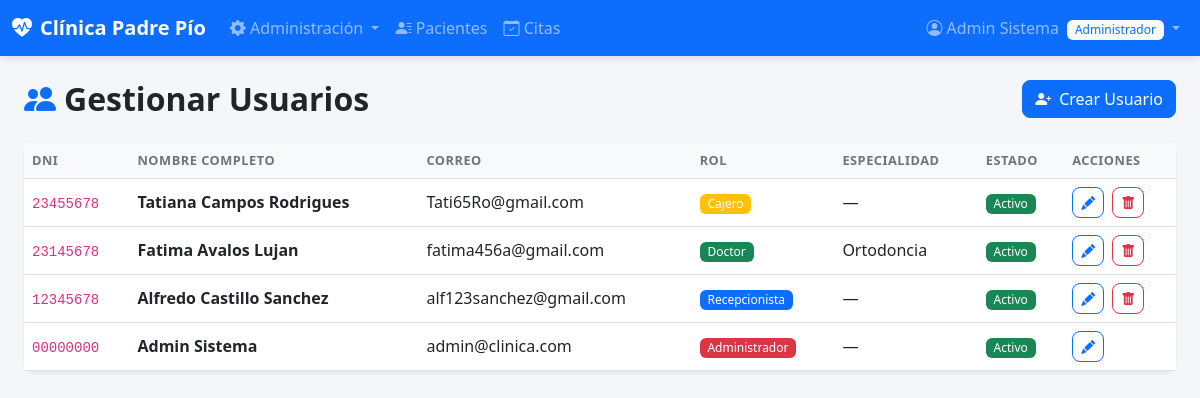
Screenshot of /admin/usuarios (signed in) with the database file from the repository.
### tables this page shows
CREATE TABLE usuarios (
            id INTEGER PRIMARY KEY AUTOINCREMENT,
            dni TEXT UNIQUE NOT NULL,
            nombres TEXT NOT NULL,
            apellidos TEXT NOT NULL,
            correo TEXT UNIQUE NOT NULL,
            telefono TEXT,
            rol TEXT NOT NULL CHECK(rol IN ('administrador','recepcionista','doctor','cajero')),
            contrasena TEXT NOT NULL,
            especialidad TEXT,
            estado TEXT DEFAULT 'activo' CHECK(estado IN ('activo','inactivo')),
            fecha_creacion TEXT DEFAULT CURRENT_TIMESTAMP
        );

### app.py (the view)
@app.route('/admin/usuarios')
@login_required(['administrador'])
def admin_usuarios():
    db = get_db()
    usuarios = db.execute("SELECT * FROM usuarios ORDER BY fecha_creacion DESC").fetchall()
    db.close()
    return render_template('admin/usuarios.html', usuarios=usuarios)

### app.py (called while the page is built)
def login_required(roles=None):
    def decorator(f):
        @wraps(f)
        def wrapped(*args, **kwargs):
            if 'usuario_id' not in session:
                flash('Debes iniciar sesión.', 'warning')
                return redirect(url_for('login'))
            if roles and session.get('rol') not in roles:
                flash('No tienes permiso para acceder a esta sección.', 'danger')
                return redirect(url_for('dashboard'))
            return f(*args, **kwargs)
        return wrapped
    return decorator

### database.py (called while the page is built)
def get_db():
    conn = sqlite3.connect(DB_PATH)
    conn.row_factory = sqlite3.Row
    conn.execute("PRAGMA foreign_keys = ON")
    return conn

### templates/admin/usuarios.html (shortened to what this page needs)
{% extends 'base.html' %}
{% block content %}
<div class="d-flex justify-content-between align-items-center mb-4">
  <h2 class="fw-bold mb-0"><i class="bi bi-people-fill me-2 text-primary"></i>Gestionar Usuarios</h2>
  <a href="{{ url_for('admin_crear_usuario') }}" class="btn btn-primary">
    <i class="bi bi-person-plus-fill me-2"></i>Crear Usuario
  </a>
</div>
<div class="card shadow-sm border-0">
  <div class="card-body p-0">
    <div class="table-responsive">
      <table class="table table-hover mb-0 align-middle">
        <thead class="table-light">
          <tr>
            <th>DNI</th><th>Nombre completo</th><th>Correo</th>
            <th>Rol</th><th>Especialidad</th><th>Estado</th><th>Acciones</th>
          </tr>
        </thead>
        <tbody>
          {% for u in usuarios %}
          <tr>
            <td><code>{{ u.dni }}</code></td>
            <td class="fw-semibold">{{ u.nombres }} {{ u.apellidos }}</td>
            <td>{{ u.correo }}</td>
            <td>
              {% set color = {'administrador':'danger','recepcionista':'primary','doctor':'success','cajero':'warning'} %}
              <span class="badge bg-{{ color.get(u.rol,'secondary') }}">{{ u.rol|title }}</span>
            </td>
            <td>{{ u.especialidad or '—' }}</td>
            <td>
              {% if u.estado == 'activo' %}
              <span class="badge bg-success">Activo</span>
              {% else %}
              <span class="badge bg-secondary">Inactivo</span>
              {% endif %}
            </td>
            <td>
              <a href="{{ url_for('admin_editar_usuario', uid=u.id) }}" class="btn btn-sm btn-outline-primary me-1">
                <i class="bi bi-pencil-fill"></i>
              </a>
              {% if u.id != session.usuario_id %}
              <form method="POST" action="{{ url_for('admin_eliminar_usuario', uid=u.id) }}"
                    class="d-inline" onsubmit="return confirm('¿Desactivar este usuario?')">
                <button class="btn btn-sm btn-outline-danger"><i class="bi bi-trash-fill"></i></button>
              </form>
              {% endif %}
            </td>
          </tr>
          {% else %}
          <tr><td colspan="7" class="text-center text-muted py-4">No hay usuarios registrados.</td></tr>
          {% endfor %}
        </tbody>
      </table>
    </div>
  </div>
</div>
{% endblock %}

### templates/base.html (shortened to what this page needs)
<!DOCTYPE html>
<html lang="es">
<head>
  <link href="https://cdn.jsdelivr.net/npm/bootstrap@5.3.0/dist/css/bootstrap.min.css" rel="stylesheet">
  <link href="https://cdn.jsdelivr.net/npm/bootstrap-icons@1.11.0/font/bootstrap-icons.css" rel="stylesheet">
  <link href="{{ url_for('static', filename='css/style.css') }}" rel="stylesheet">
</head>
<body>
{% if session.usuario_id %}
<nav class="navbar navbar-expand-lg navbar-dark bg-primary">
  <div class="container-fluid">
    <a class="navbar-brand fw-bold" href="{{ url_for('dashboard') }}">
      <i class="bi bi-heart-pulse-fill me-2"></i>Clínica Padre Pío
    </a>
    <div class="collapse navbar-collapse" id="nav">
      <ul class="navbar-nav me-auto">
        {% if session.rol == 'administrador' %}
        <li class="nav-item dropdown">
          <a class="nav-link dropdown-toggle" href="#" data-bs-toggle="dropdown">
            <i class="bi bi-gear-fill"></i> Administración
          </a>
        </li>
        <li class="nav-item">
          <a class="nav-link" href="{{ url_for('pacientes') }}"><i class="bi bi-person-lines-fill"></i> Pacientes</a>
        </li>
        <li class="nav-item">
          <a class="nav-link" href="{{ url_for('citas') }}"><i class="bi bi-calendar-check"></i> Citas</a>
        </li>
        {% endif %}
      </ul>
      <ul class="navbar-nav ms-auto">
        <li class="nav-item dropdown">
          <a class="nav-link dropdown-toggle" href="#" data-bs-toggle="dropdown">
            <i class="bi bi-person-circle me-1"></i>{{ session.nombre }}
            <span class="badge bg-light text-primary ms-1">{{ session.rol|title }}</span>
          </a>
        </li>
      </ul>
    </div>
  </div>
</nav>
{% endif %}
<div class="{% if session.usuario_id %}container-fluid mt-4 px-4{% endif %}">
  {% block content %}{% endblock %}
</div>
</body>
</html>

### static/css/style.css (style rules this page uses)
body { background-color: #f5f6fa; font-family: 'Segoe UI', sans-serif; }
.navbar { box-shadow: 0 2px 8px rgba(0,0,0,0.12); }
.card { border-radius: 12px; }
.table thead th { font-size: 0.8rem; text-transform: uppercase; letter-spacing: 0.5px; color: #6c757d; }
.badge { font-weight: 500; }
.btn { border-radius: 8px; }

### rows the page displays
usuarios: rol "Administrador", dni "00000000", nombres "Admin", apellidos "Sistema", correo "admin@clinica.com", especialidad "—", estado "Activo"
usuarios: dni "23455678", nombres "Tatiana", apellidos "Campos Rodrigues", correo "Tati65Ro@gmail.com", rol "Cajero", especialidad "—", estado "Activo"
usuarios: dni "23145678", nombres "Fatima", apellidos "Avalos Lujan", correo "fatima456a@gmail.com", rol "Doctor", especialidad "Ortodoncia", estado "Activo"
usuarios: dni "12345678", nombres "Alfredo", apellidos "Castillo Sanchez", correo "alf123sanchez@gmail.com", rol "Recepcionista", especialidad "—", estado "Activo"

### other values shown
{{ session.nombre }} "Admin Sistema"
